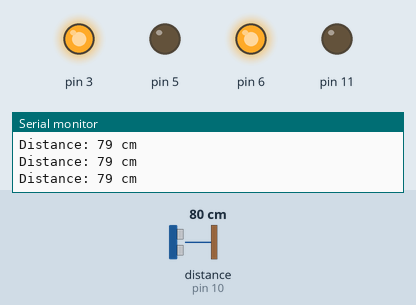
The sketch below on a simulated Arduino Uno, built with avr-gcc and run on an emulated ATmega328P. Shown: output pins drawn as LEDs (lit = HIGH), the last lines printed to the serial monitor. Wiring (inferred from the names in the program): ultrasonic range finder: trigger pin 9; echo pin 10. Dashed ring = blinking. The test bench sets the inputs (shaded band); at power-on: distance to the obstacle (sensor on pin 10) 80 cm. The echo pulse lasts 58.3 µs per cm; pins used as bus, display or sensor lines are not drawn.

Above: at 1.2 s.
1.3 s: distance to the obstacle (sensor on pin 10) set to 2 cm
At 2.2 s:
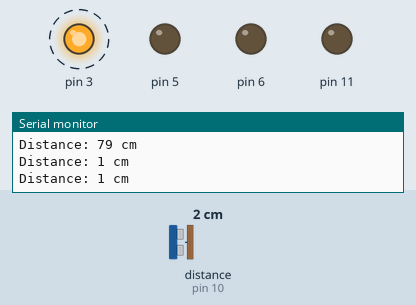
4.3 s: distance to the obstacle (sensor on pin 10) set to 28 cm
7.3 s: distance to the obstacle (sensor on pin 10) set to 33 cm
At 8.3 s:
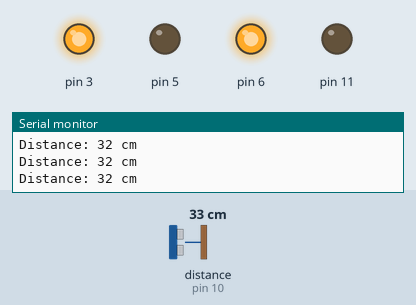
10.3 s: distance to the obstacle (sensor on pin 10) set to 4 cm
At 10.7 s:
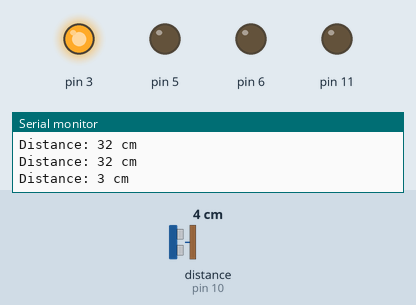
13.3 s: distance to the obstacle (sensor on pin 10) set to 250 cm
At 14.5 s:
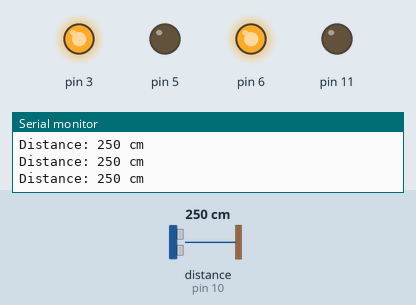
Timing chart, 0 to 15.9 s (numbered marks = the images above; inputs shaded):
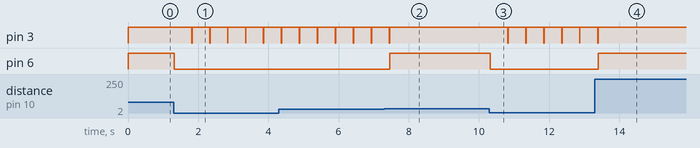

The sketch:

obstacle_avoiding_robot.ino
```cpp
// Motor Pins
// Forward  -> 3 and 6
// Backward -> 5 and 11

const int TRIG_PIN = 9;
const int ECHO_PIN = 10;

void setup()
{
    Serial.begin(9600);

    pinMode(TRIG_PIN, OUTPUT);
    pinMode(ECHO_PIN, INPUT);

    pinMode(3, OUTPUT);
    pinMode(5, OUTPUT);
    pinMode(6, OUTPUT);
    pinMode(11, OUTPUT);
}

void loop()
{
    long duration;
    long distanceCm;

    digitalWrite(TRIG_PIN, LOW);
    delayMicroseconds(2);

    digitalWrite(TRIG_PIN, HIGH);
    delayMicroseconds(10);
    digitalWrite(TRIG_PIN, LOW);

    duration = pulseIn(ECHO_PIN, HIGH);

    distanceCm = duration / 29.1 / 2;

    Serial.print("Distance: ");
    Serial.print(distanceCm);
    Serial.println(" cm");

    if (distanceCm < 30)
    {
        // Obstacle detected

        digitalWrite(3, HIGH);
        digitalWrite(6, LOW);

        digitalWrite(5, LOW);
        digitalWrite(11, LOW);

        delay(500);

        digitalWrite(3, LOW);
        digitalWrite(6, LOW);

        digitalWrite(5, LOW);
        digitalWrite(11, LOW);
    }
    else
    {
        // Move Forward

        digitalWrite(3, HIGH);
        digitalWrite(6, HIGH);

        digitalWrite(5, LOW);
        digitalWrite(11, LOW);
    }

    delay(10);
}
```

Measured:
- the behaviour switches between 30 and 31 cm on distance to the obstacle (sensor on pin 10) (found by bisection; images 1 and 2)
- after the input at 1.3 s, pin 3: alternates HIGH for 0.50 s and LOW for 0.01 s, starting after 0.52 s; pin 6: HIGH → LOW at once
- after the input at 7.3 s, pin 3: goes on until 7.5 s, then stays HIGH; pin 6: LOW → HIGH after 0.16 s
- after the input at 10.3 s, pin 3: alternates HIGH for 0.50 s and LOW for 0.01 s, starting after 0.52 s; pin 6: HIGH → LOW at once
- after the input at 13.3 s, pin 3: goes on until 13.4 s, then stays HIGH; pin 6: LOW → HIGH after 0.10 s
